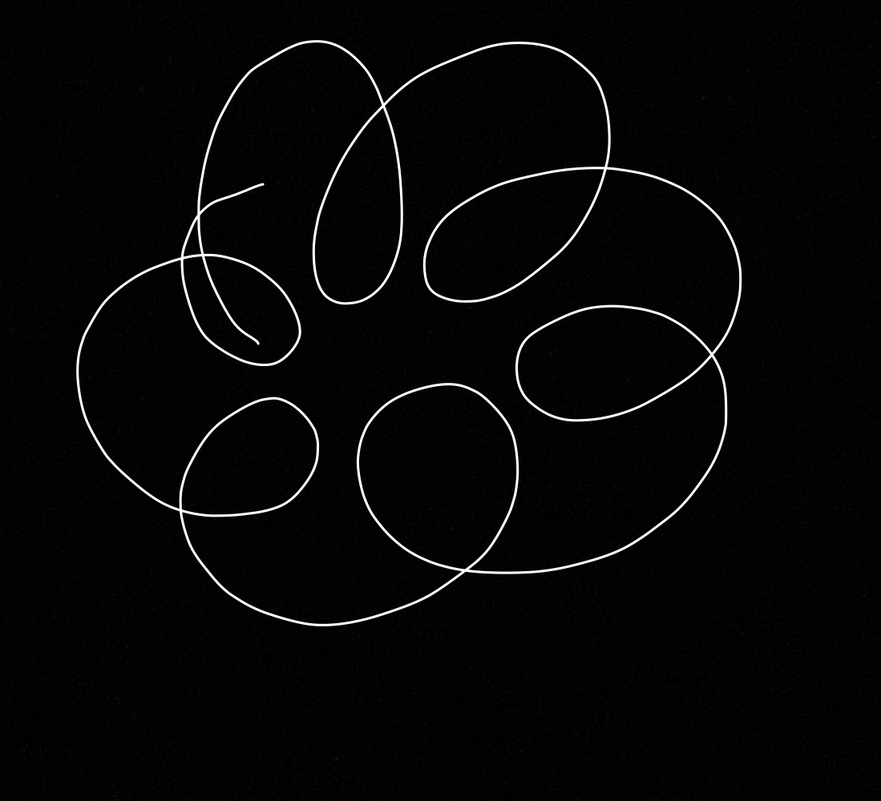
#> input picture swirl3.jpeg, 881 x 801 px, shrunk from 1099 x 1000 before the run, found by its file name
$ python generate_gcode.py
#> lines starting #> are read from the running program, lines starting #| are printed output that depends on the picture; after the words box and inside, x2 and y2 are one past the last pixel; in counts of white or black regions, pixels touching at a corner belong together
import cv2
import numpy as np

# Load the image and convert it to grayscale
# img = cv2.imread('drawing.jpeg')
img = cv2.imread('swirl3.jpeg')
#> img is the input picture: shape (801, 881, 3); mean B, G, R 5.3, 7, 5.9
gray = cv2.cvtColor(img, cv2.COLOR_BGR2GRAY)

# Apply a threshold to convert it to a binary image
_, thresh = cv2.threshold(gray, 127, 255, cv2.THRESH_BINARY)
#> thresh: shape (801, 881); 1.7% white in thin lines or dots, all inside (x1, y1, x2, y2) = (76, 40, 742, 626)

cv2.imwrite('thresh.png', thresh)

contours, _ = cv2.findContours(thresh, cv2.RETR_TREE, cv2.CHAIN_APPROX_SIMPLE)
#> contours = 9 contours; largest, box (x1, y1, x2, y2) and area: (76, 40, 742, 626) 280401, (78, 42, 740, 625) 187814, (358, 384, 517, 570) 22202, (517, 306, 711, 420) 15699, (425, 168, 605, 301) 14566


drawing = np.zeros_like(img)
cv2.drawContours(drawing, contours, -1, (0, 255, 0), cv2.FILLED, 1)
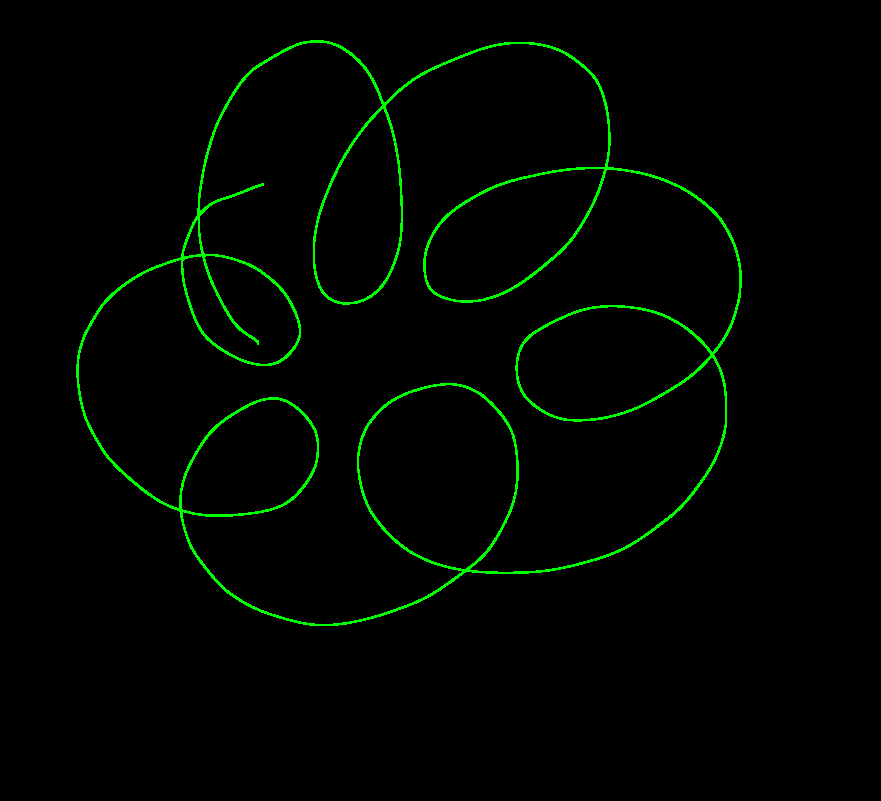
#> drawing: shape (801, 881, 3); mean of channels 0, 1, 2 0, 5.1, 0; drawn as B, G, R

# Display the drawing
cv2.imshow('Drawing', drawing)
cv2.waitKey(0)
cv2.destroyAllWindows()

# Generate G-code commands for each contour

gcode = []
for contour in cv2.findContours(drawing[:,:,0], cv2.RETR_EXTERNAL, cv2.CHAIN_APPROX_SIMPLE)[0]:
    gcode.append('{}, {}'.format(contour[0][0][0], contour[0][0][1]))
    # gcode.append('G0 X{} Y{}'.format(contour[0][0][0], contour[0][0][1]))
    for point in contour[1:]:
        gcode.append('{}, {}'.format(point[0][0], point[0][1]))
#> this loop made 0 passes
#> after the loop, gcode = []

# Write the G-code commands to a file
with open('coords.gcode', 'w') as f:
    f.write('\n'.join(gcode))

$ run again, with swirl4.jpeg copied over swirl3.jpeg
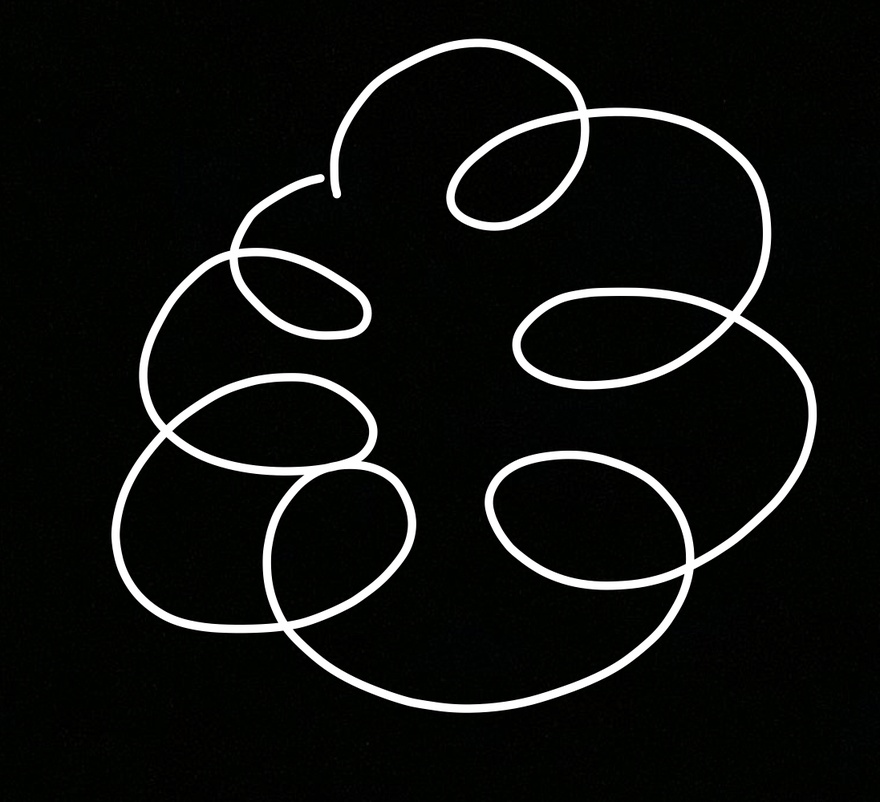
#> input picture swirl4.jpeg, 880 x 802 px, shrunk from 1097 x 1000 before the run, found by its file name
#> img is the input picture: shape (802, 880, 3); mean B, G, R 15.4, 17.1, 16
#> thresh: shape (802, 880); 5.8% white; 1 white region
#> contours = 8 contours; box (x1, y1, x2, y2) and area: (111, 39, 817, 713) 132388, (119, 436, 304, 626) 22652, (492, 458, 687, 583) 18246, (270, 468, 409, 622) 15229, (520, 295, 727, 382) 12967, (172, 380, 370, 468) 12600, (454, 118, 582, 223) 8284, (237, 255, 364, 332) 6126
#> `cv2.drawContours(drawing, contours, -1, (0, 255, 0), cv2.FILLED, 1)`:
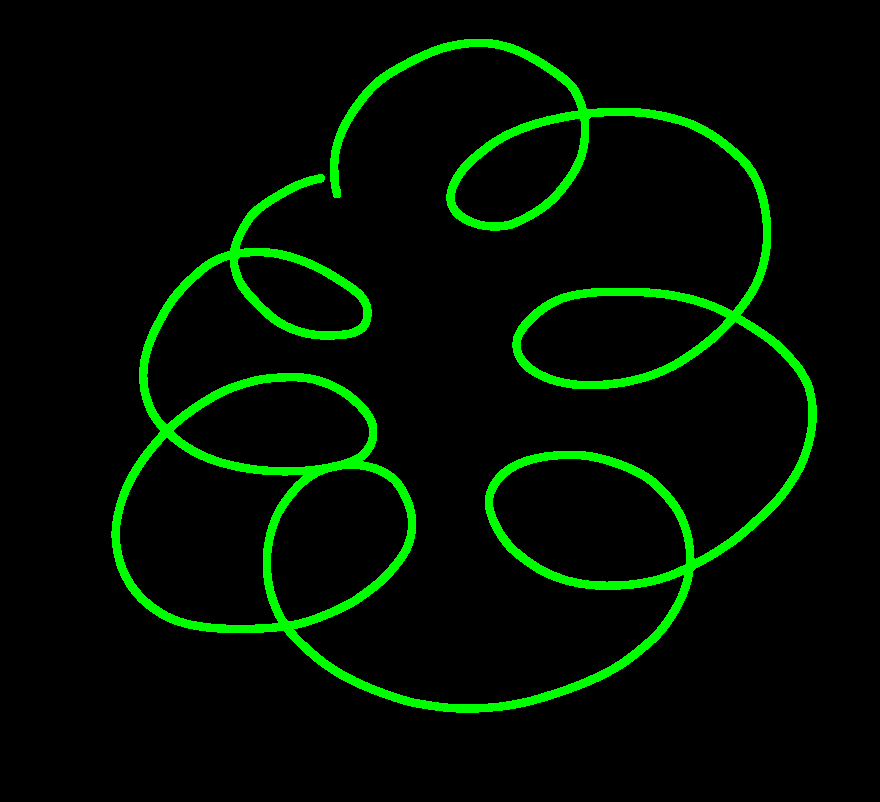
#> drawing: shape (802, 880, 3); mean of channels 0, 1, 2 0, 15.3, 0; drawn as B, G, R
#> after the loop `for contour in cv2.findContours(drawing[:,:,0], cv2.RETR_EXTERNAL, cv2..`: gcode = []
